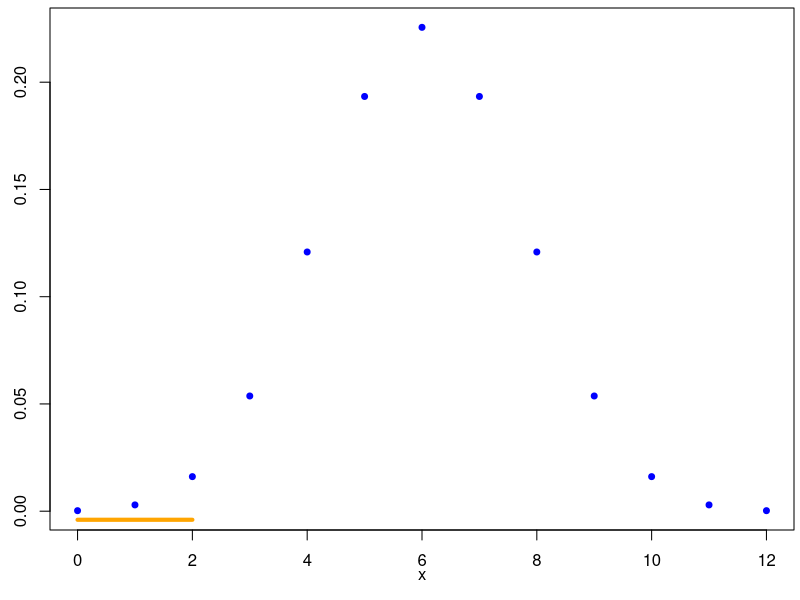
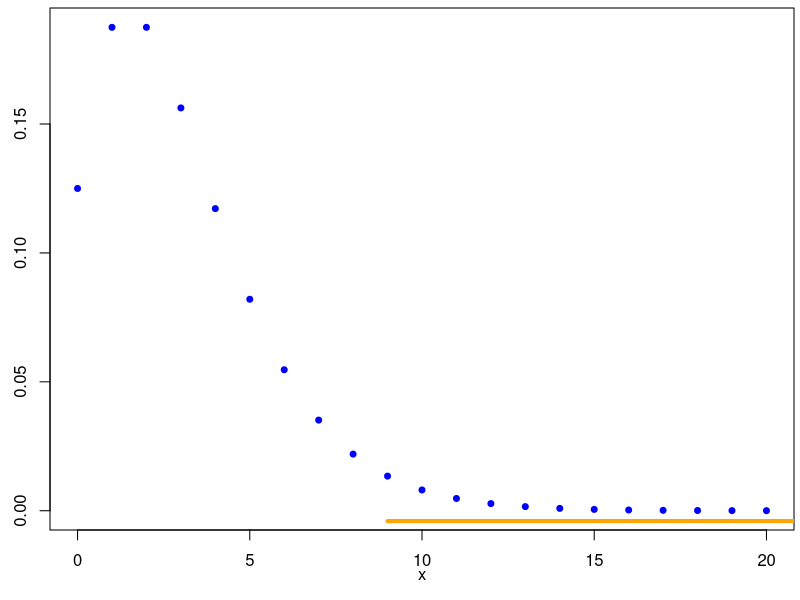

R code for these plots, in order:
#---------------------------------------------------------
# File:   MIT18_05S22_ps9_sol.r
# Author: Jeremy Orloff
# Calculations for Pset 9
#
# MIT OpenCourseWare: https://ocw.mit.edu
# 18.05 Introduction to Probability and Statistics
# Spring 2022
# For information about citing these materials or our Terms of Use, visit:
# https://ocw.mit.edu/terms}.
#
#---------------------------------------------------------

# Flags ----
do_problem_2a = 1 # 0 to skip, 1 to do, 2 to save figure 
do_problem_2b = 1 # 0 to skip, 1 to do, 2 to save figure 
do_problem_3 = T
do_problem_4 = T
do_problem_5 = T
do_problem_6 = T

if (do_problem_2a > 0) {
  cat('----- Problem 2a ----\n')
  alpha = 0.05
  theta0 = 0.5
  n_tosses = 12
  n_heads = 3
  critical_value_left = qbinom(alpha, n_tosses, theta0) - 1
  cat('Critical value = ',critical_value_left, '\n')
  true_alpha = pbinom(critical_value_left, n_tosses, theta0)
  cat('True significance = ', true_alpha, '\n')
  
  # Make the figure
  make_pdf = F
  # This path must be valid from the working directory
  fname = '../../pdftex/img/ps9sol-2a-ocw2022.pdf'
  if (do_problem_2a == 2) {
    make_pdf = T
    wd = 4.5
    ht = 3
    scale = .8
    pdf(fname, width=wd*scale,height= ht*scale)
    cat('--- 2a. Saving figure ---\n')
  }
  opar = par(mar=c(3.5,2.5,.4,.3))
  x = 0:n_tosses
  y = dbinom(x, n_tosses, theta0)
  plot(x,y, pch=19, cex=.8, col='blue', ylab='', mgp=c(1.7,1,0))
  #axis(1,pos=0,at=0:20)
  lines(c(0, critical_value_left),c(-.004,-.004), lwd=4, col='orange')
  if (make_pdf) {
    make_pdf = FALSE
    dev.off()
  }
  par(opar)
}

if (do_problem_2b > 0) {
  cat('--- Problem 2b ---\n')
  # The following computes probabilities by hand 
  # x = #tails before the 5th head, prob of heads = .5
  alpha = 0.05
  theta0 = 0.5
  n_heads = 3
  x = 0
  
  critical_value_right = qnbinom(1-alpha, n_heads, theta0)  + 1
  true_sig = 1 - pnbinom(critical_value_right-0.5, n_heads, theta0)
  cat('Critical value = ',critical_value_right, '\n')
  cat('True significance = ', true_sig, '\n')
  
  # Just for kicks, we'll test that these values are right by computing the probabilities by hand
  
  tot = 0
  done = FALSE
  while (!done) {
    tot = tot + choose(x+2,2)*theta0^n_heads*(1-theta0)^x
    if (tot > 1-alpha) {
      test_CP = x+1
      done = TRUE
    }
    x = x+1
  }
  test_true_sig = 1-tot
  if (test_CP != critical_value_right) {
   stop('Discrepancy in the values of the critical values') 
  }
  if (test_true_sig != true_sig) {
    stop('Discrepancy in the values of true significance') 
  }

  # 1b Make the figure ----
  make_pdf = F
  # This path must be valid from the working directory
  fname = '../../pdftex/img/ps9sol-2b-ocw2022.pdf'
  if (do_problem_2b == 2) {
    make_pdf = T
    wd = 4.5
    ht = 3
    scale = .8
    pdf(fname, width=wd*scale, height=ht*scale)
    cat('--- 2b. Saving figure ---\n')
  }
  opar = par(mar=c(3.5,2.5,.4,.3))
  x = 0:20
  y = dnbinom(x, n_heads,theta0)
  plot(x, y, pch=19, cex=.8, col='blue', ylab='', mgp=c(1.7,1,0))
  #axis(1,pos=0,at=0:20)
  lines(c(critical_value_right,22), c(-.004,-.004), lwd=4, col='orange')
  if (make_pdf) {
    make_pdf = FALSE
    dev.off()
  }
  par(opar)
}

if (do_problem_3) {
  cat('\n----- Problem 3 ----\n')
  x = c(1.76, -2.28, -0.56, 1.46, 0.59, 1.26, -1.94, -0.79, -0.86, -1.41,2.07, 1.30)
  n = length(x)
  sigma2 = 1
  s2 = var(x)
  X2 = (n-1)*s2/sigma2
  p = 1 - pchisq(X2, n-1)
  cat('s2 =', s2, 'X2 =', X2, ', p =', p, '\n')
}

if (do_problem_4) {
  cat('\n----- Problem 4 ----\n')
  benford = c(.301,.176,.125,.097,.079,.067,.058,.051,.046)
  n = 100
  # Generate data from a modified benford
  do_generate_new_data = FALSE
  if (do_generate_new_data) {
    a = 0.1
    probs = (benford + a)/sum(benford + a)
    x = sample(1:9, n, replace=T, prob=probs)
    observed = table(x)
  } else { 
    observed = c(7,13,12,9,9,13,11,10,16)
    #observed = c(23,16,3,12,13,6,10,9,8)
  }
  cat('observed:',observed,'\n')
  # Run a chi square test for goodness of fit
  df = 8
  n = sum(observed)
  expected = benford*n
  cat('expected:',expected,'\n')
  G = 2*sum(observed*log(observed/expected))
  X2 = sum((observed-expected)^2/expected)
  pG = 1-pchisq(G,df)
  pX2 = 1-pchisq(X2,df)
  cat('G =',G, 'p =', pG, '\n')
  cat('X2 =',X2, 'p =', pX2, '\n')

  # Redo calculation using chisq.test
  # To get the exact same numbers we have to set correct=FALSE. (correct=TRUE does a continuity correction.)
  res = chisq.test(observed, p=benford, correct=FALSE)
  print(res)
}

if (do_problem_5) {
  cat('----- Problem 5 ----\n')
  cat('-- Problem 5a: F-test using var.test --\n')
  #4a ----
  x = c(-0.802, 0.457, 0.972, 0.044, 0.318, -1.380, 0.111, 
    -0.023, -0.700, -1.977, -0.497, 1.471, -1.314, -0.078,
    -0.505,  0.583,  1.363, -1.863,-2.105, 0.488)
  
  y = c(9.019, 9.852, 7.947, 9.465, 10.060, 10.508, 9.506,
        9.540,10.218, 9.407, 11.455,11.422, 7.698,  9.972,
        10.928, 11.577, 10.376, 8.605, 9.347, 10.715)
  
  # The following was from spring 2022
  #x = c(0.031, -0.453, -1.210,  1.210, 0.376,  0.524, 0.599,
  #      + -0.069,  -0.813,  -0.631, -0.735,  2.665, 1.167, -1.293, 
  #      +  0.029, -0.573,  -2.498, -0.464,  0.635,  1.416)

  #y = c(8.973, 9.817,  9.387,  10.734, 8.288, 10.029, 9.840,
  #      + 9.525, 8.995, 10.296, 9.131,9.891, 10.157,  9.943,
  #      + 9.773, 10.441, 10.598,9.777, 11.525,  9.943)
  vt = var.test(x, y, alternative='two.sided')
  print(vt)
  
  cat('-- Problem 5b --\n')
  #5b Repeat 5a doing calulation by hand ----
  n = length(x)
  m = length(y)
  s2x = var(x)
  s2y = var(y)
  fstat = s2x/s2y
  
  p = 2*min( pf(fstat,n-1,m-1), 1-pf(fstat,n-1,m-1) )
  cat('var(x)', s2x, ', var(y)', s2y,'\n')
  cat('fstat =', fstat, ', p =', p, '\n')
}

if (do_problem_6) {
  cat('----- Problem 6 ----\n')
  mns = c(1.32, 1.26, 1.53, 1.39)
  v = c(0.56, 0.80, 0.93, 0.82)
  m = 351  # number of samples per group
  n = length(mns) # number of groups
  msb = m*var(mns)  # between group variance
  msw = mean(v) # within group variance
  fstat = msb/msw
  df1 = n-1
  df2 =  n*(m-1);
  p = 1 - pf(fstat, df1,df2)

  cat('fstat =', fstat, '\n')
  cat('p =', p, '\n')

  #Check using aov ----
  #fake the data
  m = 351
  fd = rnorm(m,0,1)
  fake_data = (fd-mean(fd))/sqrt(var(fd)) #mean 0 variance 1 data
  x = c()
  for (j in 1:4) {
    x0 = c(rep(mns[j],m)+sqrt(v[j])*fake_data)
    x = c(x, x0)
  }
  fact = c(rep('clean',m), rep('5-day',m), rep('10-day',m), rep('full',m))
  d = data.frame(fact, x)
  res = aov(x~fact, data=d)
  print(summary(res))

  # 10-day vs others by hand
  m = 351
  basej = 3
  for (j in 1:4) {
    ind = c(j, basej)
    n = length(ind) #two groups at a time  
    msb = m*var(mns[ind])  # between group variance
    msw = mean(v[ind]) # within group variance
    fstat = msb/msw
    df1 = n-1
    df2 =  n*(m-1);
    p_fstat = 1 - pf(fstat, df1,df2)
   
    #tstat
    sxy = sqrt((v[j]+v[basej])/m)
    tstat = (mns[basej]-mns[j])/sxy
    df = 2*m-2
    p_t_one_sided = 1-pt(abs(tstat),df)
    p_t_two_sided = 2*p_t_one_sided
    s = sprintf("%.5f, %.7f, %.5f, %.5f, %.5f, %.5f",
                 tstat, p_t_one_sided, fstat, p_fstat, tstat^2, p_t_two_sided)
    print(s)
  }
}

